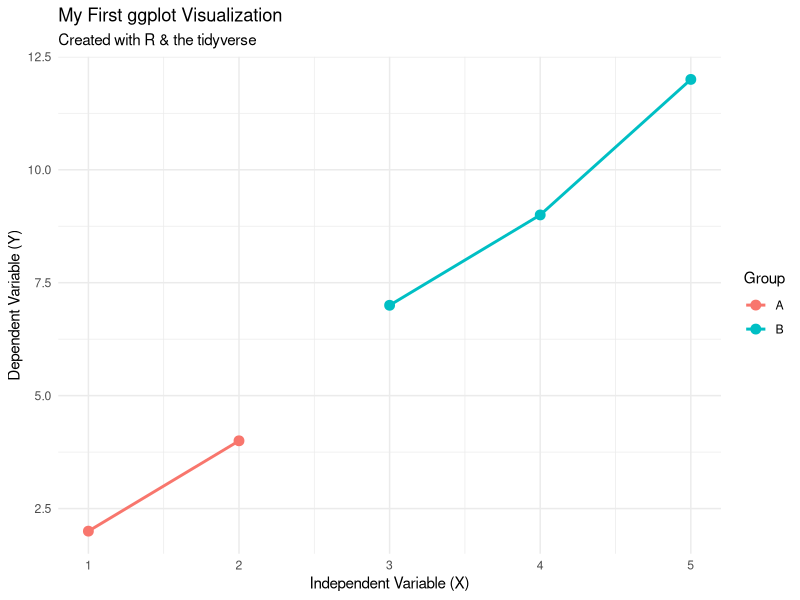

The R source for this figure:
## ---- chunk 1
#| label: first-plot
#| echo: true
#| warning: false
#| message: false

library(tidyverse)

# Sample dataset: replace with your own data or course dataset
sample_data <- tibble(
  x = c(1, 2, 3, 4, 5),
  y = c(2, 4, 7, 9, 12),
  category = c("A", "A", "B", "B", "B")
)

# Create a plot using ggplot2
ggplot(sample_data, aes(x = x, y = y, color = category)) +
  geom_point(size = 3) +
  geom_line(linewidth = 1) +
  labs(
    title = "My First ggplot Visualization",
    subtitle = "Created with R & the tidyverse",
    x = "Independent Variable (X)",
    y = "Dependent Variable (Y)",
    color = "Group"
  ) +
  theme_minimal()
